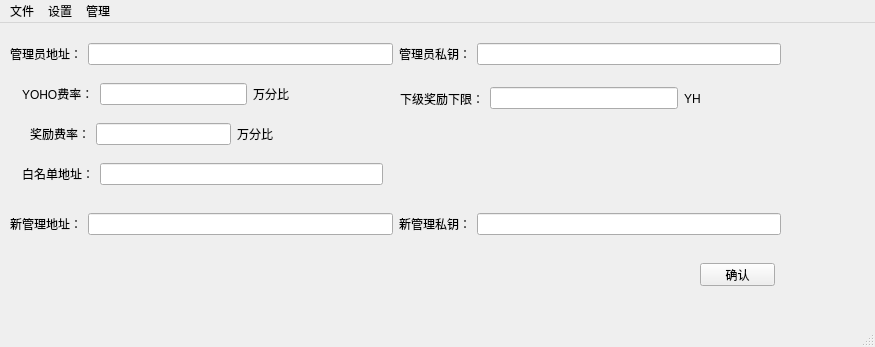
<?xml version="1.0" encoding="UTF-8"?>
<ui version="4.0">
 <class>MainWindow</class>
 <widget class="QMainWindow" name="MainWindow">
  <property name="geometry">
   <rect>
    <x>0</x>
    <y>0</y>
    <width>875</width>
    <height>347</height>
   </rect>
  </property>
  <property name="windowTitle">
   <string>MainWindow</string>
  </property>
  <widget class="QWidget" name="centralwidget">
   <widget class="QWidget" name="layoutWidget">
    <property name="geometry">
     <rect>
      <x>10</x>
      <y>190</y>
      <width>771</width>
      <height>22</height>
     </rect>
    </property>
    <layout class="QHBoxLayout" name="layout_new_man">
     <item>
      <widget class="QLabel" name="label_new_address_man">
       <property name="text">
        <string>新管理地址：</string>
       </property>
      </widget>
     </item>
     <item>
      <widget class="QLineEdit" name="lineEdit_address_man_new"/>
     </item>
     <item>
      <widget class="QLabel" name="label_new_privkey_man">
       <property name="text">
        <string>新管理私钥：</string>
       </property>
      </widget>
     </item>
     <item>
      <widget class="QLineEdit" name="lineEdit_privkey_man_new"/>
     </item>
    </layout>
   </widget>
   <widget class="QPushButton" name="btc_ok">
    <property name="geometry">
     <rect>
      <x>700</x>
      <y>240</y>
      <width>75</width>
      <height>23</height>
     </rect>
    </property>
    <property name="text">
     <string>确认</string>
    </property>
   </widget>
   <widget class="QWidget" name="layoutWidget">
    <property name="geometry">
     <rect>
      <x>10</x>
      <y>20</y>
      <width>771</width>
      <height>22</height>
     </rect>
    </property>
    <layout class="QHBoxLayout" name="horizontalLayout">
     <item>
      <widget class="QLabel" name="label">
       <property name="text">
        <string>管理员地址：</string>
       </property>
      </widget>
     </item>
     <item>
      <widget class="QLineEdit" name="lineEdit_address_man"/>
     </item>
     <item>
      <widget class="QLabel" name="label_2">
       <property name="text">
        <string>管理员私钥：</string>
       </property>
      </widget>
     </item>
     <item>
      <widget class="QLineEdit" name="lineEdit_privkey_man"/>
     </item>
    </layout>
   </widget>
   <widget class="QWidget" name="layoutWidget">
    <property name="geometry">
     <rect>
      <x>22</x>
      <y>60</y>
      <width>267</width>
      <height>22</height>
     </rect>
    </property>
    <layout class="QHBoxLayout" name="layout_transfer_fee">
     <item>
      <widget class="QLabel" name="label_transfer_fee">
       <property name="text">
        <string>YOHO费率：</string>
       </property>
      </widget>
     </item>
     <item>
      <widget class="QLineEdit" name="lineEdit_transfer_fee"/>
     </item>
     <item>
      <widget class="QLabel" name="label_transfer_fee_rate">
       <property name="text">
        <string>万分比</string>
       </property>
      </widget>
     </item>
    </layout>
   </widget>
   <widget class="QWidget" name="layoutWidget">
    <property name="geometry">
     <rect>
      <x>30</x>
      <y>100</y>
      <width>243</width>
      <height>22</height>
     </rect>
    </property>
    <layout class="QHBoxLayout" name="layout_rewards">
     <item>
      <widget class="QLabel" name="label_rewards_fee">
       <property name="text">
        <string>奖励费率：</string>
       </property>
      </widget>
     </item>
     <item>
      <widget class="QLineEdit" name="lineEdit_rewards_fee"/>
     </item>
     <item>
      <widget class="QLabel" name="label_rewards_fee_rate">
       <property name="text">
        <string>万分比</string>
       </property>
      </widget>
     </item>
    </layout>
   </widget>
   <widget class="QWidget" name="layoutWidget">
    <property name="geometry">
     <rect>
      <x>22</x>
      <y>140</y>
      <width>361</width>
      <height>22</height>
     </rect>
    </property>
    <layout class="QHBoxLayout" name="layout_whitelist">
     <item>
      <widget class="QLabel" name="label_9">
       <property name="text">
        <string>白名单地址：</string>
       </property>
      </widget>
     </item>
     <item>
      <widget class="QLineEdit" name="lineEdit_address_whitelist"/>
     </item>
    </layout>
   </widget>
   <widget class="QWidget" name="layoutWidget">
    <property name="geometry">
     <rect>
      <x>400</x>
      <y>60</y>
      <width>301</width>
      <height>31</height>
     </rect>
    </property>
    <layout class="QHBoxLayout" name="layout_lower_limit">
     <item>
      <widget class="QLabel" name="label_transfer_fee_2">
       <property name="text">
        <string>下级奖励下限：</string>
       </property>
      </widget>
     </item>
     <item>
      <widget class="QLineEdit" name="lineEdit_lower_limit"/>
     </item>
     <item>
      <widget class="QLabel" name="label_transfer_fee_rate_2">
       <property name="text">
        <string>YH</string>
       </property>
      </widget>
     </item>
    </layout>
   </widget>
  </widget>
  <widget class="QMenuBar" name="menubar">
   <property name="geometry">
    <rect>
     <x>0</x>
     <y>0</y>
     <width>875</width>
     <height>23</height>
    </rect>
   </property>
   <widget class="QMenu" name="menu">
    <property name="title">
     <string>文件</string>
    </property>
    <addaction name="actionimport_relation"/>
    <addaction name="actionbatch_airdrop"/>
    <addaction name="actionimport_mint"/>
   </widget>
   <widget class="QMenu" name="menu_2">
    <property name="title">
     <string>设置</string>
    </property>
    <addaction name="actionopen_whitelist"/>
    <addaction name="actionclose_whitelist"/>
    <addaction name="actiontransfer_fee"/>
    <addaction name="actionrewards_fee"/>
    <addaction name="actionadd_whitelist"/>
    <addaction name="actionopenhold"/>
    <addaction name="actionclosehold"/>
    <addaction name="actionlowerlimit"/>
   </widget>
   <widget class="QMenu" name="menu_3">
    <property name="title">
     <string>管理</string>
    </property>
    <addaction name="action_change_admin_token"/>
    <addaction name="actionchange_admin_level"/>
    <addaction name="actionchange_admin_rewards"/>
   </widget>
   <addaction name="menu"/>
   <addaction name="menu_2"/>
   <addaction name="menu_3"/>
  </widget>
  <widget class="QStatusBar" name="statusbar"/>
  <action name="actionimport_relation">
   <property name="text">
    <string>导入关系</string>
   </property>
  </action>
  <action name="actionbatch_airdrop">
   <property name="text">
    <string>批量转账</string>
   </property>
  </action>
  <action name="actionopen_whitelist">
   <property name="text">
    <string>打开白名单</string>
   </property>
  </action>
  <action name="actionclose_whitelist">
   <property name="text">
    <string>关闭白名单</string>
   </property>
  </action>
  <action name="actiontransfer_fee">
   <property name="text">
    <string>设置转账手续费</string>
   </property>
  </action>
  <action name="actionrewards_fee">
   <property name="text">
    <string>设置奖励率</string>
   </property>
  </action>
  <action name="action_change_admin_token">
   <property name="text">
    <string>变更token管理员</string>
   </property>
  </action>
  <action name="actionchange_admin_level">
   <property name="text">
    <string>变更关系管理员</string>
   </property>
  </action>
  <action name="actionchange_admin_rewards">
   <property name="text">
    <string>变更奖励管理员</string>
   </property>
  </action>
  <action name="actionadd_whitelist">
   <property name="text">
    <string>添加白名单</string>
   </property>
  </action>
  <action name="actionopenhold">
   <property name="text">
    <string>打开上级持有</string>
   </property>
  </action>
  <action name="actionclosehold">
   <property name="text">
    <string>关闭上级持有</string>
   </property>
  </action>
  <action name="actionlowerlimit">
   <property name="text">
    <string>设置下级奖励限制</string>
   </property>
  </action>
  <action name="actionimport_mint">
   <property name="text">
    <string>导入挖矿</string>
   </property>
  </action>
 </widget>
 <resources/>
 <connections/>
</ui>
